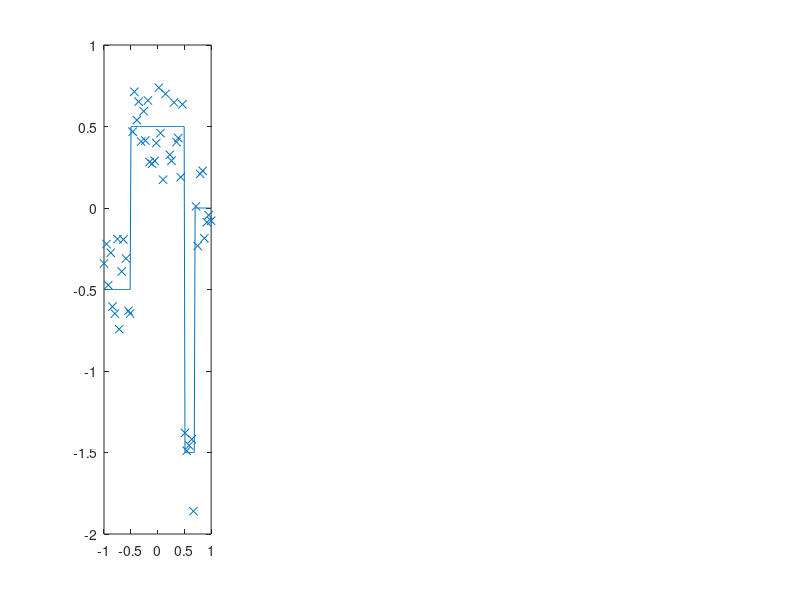

This figure's MATLAB source: (Note: this script raises an error after producing the figure.)
%rng(69);

%% MCMC parameters
mcmc.method = 'pcn';    % MCMC method (pcn, mala)
mcmc.mix_ratio = 0;   % Ratio of MALA steps to pCN steps (mixed method)
S = 2000;      % MCMC samples
mcmc.beta = 0.01;       % pCN jump parameter
mcmc.h = 0.0001;                 % MALA step size parameter
mcmc.local = 100;        % how many steps to calculate local acceptance rate?
mcmc.thinning = 100;    % how often to update figure?
mcmc.burnin = 300000;
mcmc.b_acc_target = 0.2;
mcmc.h_acc_target = 0.2;

%% Model parameters
md.d = 1;              % Spatial dimension 
md.H = [100,10,10];    % Layer widths
md.L = 2;              % Number of hidden layers
md.N = 2^7;            % Sample on N or N*N grid
md.J = 50;
md.gm = 0.2;

% Calculate total number of weights
md.NW = md.d*md.H(1) + md.H(1);
for l=2:md.L
    md.NW = md.NW + md.H(l)*md.H(l-1) + md.H(l);
end
md.NW = md.NW + md.H(md.L);

% Define the spatial grid
md.XX = linspace(-1,1,md.N)';

% Create the truth, forward map, data
%UT = (0.5*(sign(md.XX+0.5)-sign(md.XX-0.5))-0.5)+cos(4*pi*md.XX).*(md.XX>0.5);

UT = (0.5*(sign(md.XX+0.5)-sign(md.XX-0.5))-0.5)...
        - 2*(0.5*(sign(md.XX-0.5)-sign(md.XX-0.7))-0.5).*(md.XX>0.5)...
        + 1*(0.5*(sign(md.XX-0.5)-sign(md.XX-0.7))-0.5).*(md.XX>0.7);

%UT = (0.5*(sign(md.XX+0.5))) + (cos(2*pi*md.XX)-1).*(md.XX>0);

obsInd = round(linspace(1,md.N,md.J));
basis = speye(md.N);

B = zeros(md.N);
for j=1:md.N
    B(:,j) = idct(dct(full(basis(:,j))).*exp(-0.0*(1:md.N)'));
end

A = basis(obsInd,:);
G = A*B;

y = G*UT + normrnd(0,1,md.J,1)*md.gm;

% Objective function
J = @(xi) JFull(xi,md);

% Cost function
md.cost = @(U) norm(G*U-y)^2/(2*md.gm^2);
md.dcost = @(U) G'*(G*U-y)/md.gm^2;

% Activation function
md.sig = @(z) tanh(z);
md.dsig = @(z) 2*sqrt(2)*normpdf(z*sqrt(2));

% Non-centring function
md.lambda = @(z) tan(pi*normcdf(z)-pi/2);
md.dlambda = @(z) pi*sec(pi*normcdf(z)-pi/2).^2.*normpdf(z);

subplot(141);
plot(md.XX,UT);axis([-1,1,-2,1]);
hold on
scatter(md.XX(obsInd),y,'x');
hold off

%{
tic
for j=1:1000
xi = normrnd(0,1,md.NW,1);
[~,PhiXi,DPhiXi] = build_net(xi,md);
end
toc
return
%}

% Finite Difference test
%
xi = normrnd(0,1,md.NW,1);
U = normrnd(0,1,md.N,1);

basis = speye(md.NW);
basisN = speye(md.N);
[~,PhiXi,DPhi_adj] = build_net(xi,md);
Cost0 = md.cost(U);
DCost_adj = md.dcost(U);
DPhi_fd = zeros(md.NW,1);
DCost_fd = zeros(md.N,1);

ep = 1e-8;
for j=1:md.NW
    [~,PhiXiP] = build_net(xi+ep*basis(:,j),md);
    DPhi_fd(j) = (PhiXiP-PhiXi)/ep;
end
for j=1:md.N
    DCost_fd(j) = (md.cost(U+ep*basisN(:,j))-Cost0)/ep;
end

subplot(131)
plot(DPhi_adj);
subplot(132)
plot(DPhi_fd);
subplot(133)
plot(DPhi_adj./DPhi_fd);
return
%

function z = JFull(xi,model)
    [~,PhiXi] = build_net(xi,model);
    z = PhiXi + norm(xi)^2/2;
end

function [U,PhiXi,DPhiXi] = build_net(xi,model)

    N = model.N;
    L = model.L;
    H = model.H;
    XX = model.XX;
    
    xi0 = xi;
    xi = model.lambda(xi0);
    % Extract weights/biases from xi
    W = cell(L+1,1);
    B = cell(L,1);
    
    curr_ind = 1;
    next_ind = model.d*H(1);
    W{1} = reshape(xi(curr_ind:next_ind),H(1),model.d);
    curr_ind = next_ind;
    next_ind = curr_ind + H(1);
    B{1} = xi(curr_ind+1:next_ind);
    
    for l=2:L
        curr_ind = next_ind;
        next_ind = curr_ind + H(l-1)*H(l);
        W{l} = reshape(xi(curr_ind+1:next_ind),H(l),H(l-1));
        curr_ind = next_ind;
        next_ind = curr_ind + H(l);
        B{l} = xi(curr_ind+1:next_ind);
    end
    curr_ind = next_ind;
    W{L+1} = reshape(xi(curr_ind+1:end),1,H(L));
    
    % Calculate U
    U = W{1}*XX' + B{1};
    U = model.sig(U);
    for l=2:L
        U = model.sig(W{l}*U + B{l});
    end
    U = (W{L+1}*U)'/H(L);
    
    % Return Phi(U)
    if nargout > 1
        PhiXi = model.cost(U);
    end
    
    % Return DPhi(U)  
    if nargout > 2
    
        dcost = model.dcost(U);

        % Build network
        z = cell(L+1,1);
        a = cell(L+1,1);

        z{1} = W{1}*XX' + B{1};
        a{1} = model.sig(z{1});
        for l=2:L
            z{l} = W{l}*a{l-1} + B{l};
            a{l} = model.sig(z{l});
        end
        z{L+1} = W{L+1}*a{L};
        a{L+1} = z{L+1};  

        % Calculate cost derivative (backprop);
        delta = cell(L+1,1);
        delta{L+1} = ones(1,N);

        for l=L:-1:1
           delta{l} = (W{l+1}'*delta{l+1}).*model.dsig(z{l}); 
        end

        temp = delta{1}.*XX';
        dC = temp;
        dC = [dC;delta{1}];
        for l=2:L+1
            temp2 = delta{l}(:,1)*a{l-1}(:,1)';
            temp = temp2(:);
            for n=2:N
                temp2 = delta{l}(:,n)*a{l-1}(:,n)';
                temp = [temp,temp2(:)];          
            end
            dC = [dC;temp];
            if l < L+1
                dC = [dC;delta{l}];
            end
        end

        dC = model.dlambda(xi0).*dC;
        DPhiXi = dC*dcost/H(L);

    end
end

    

